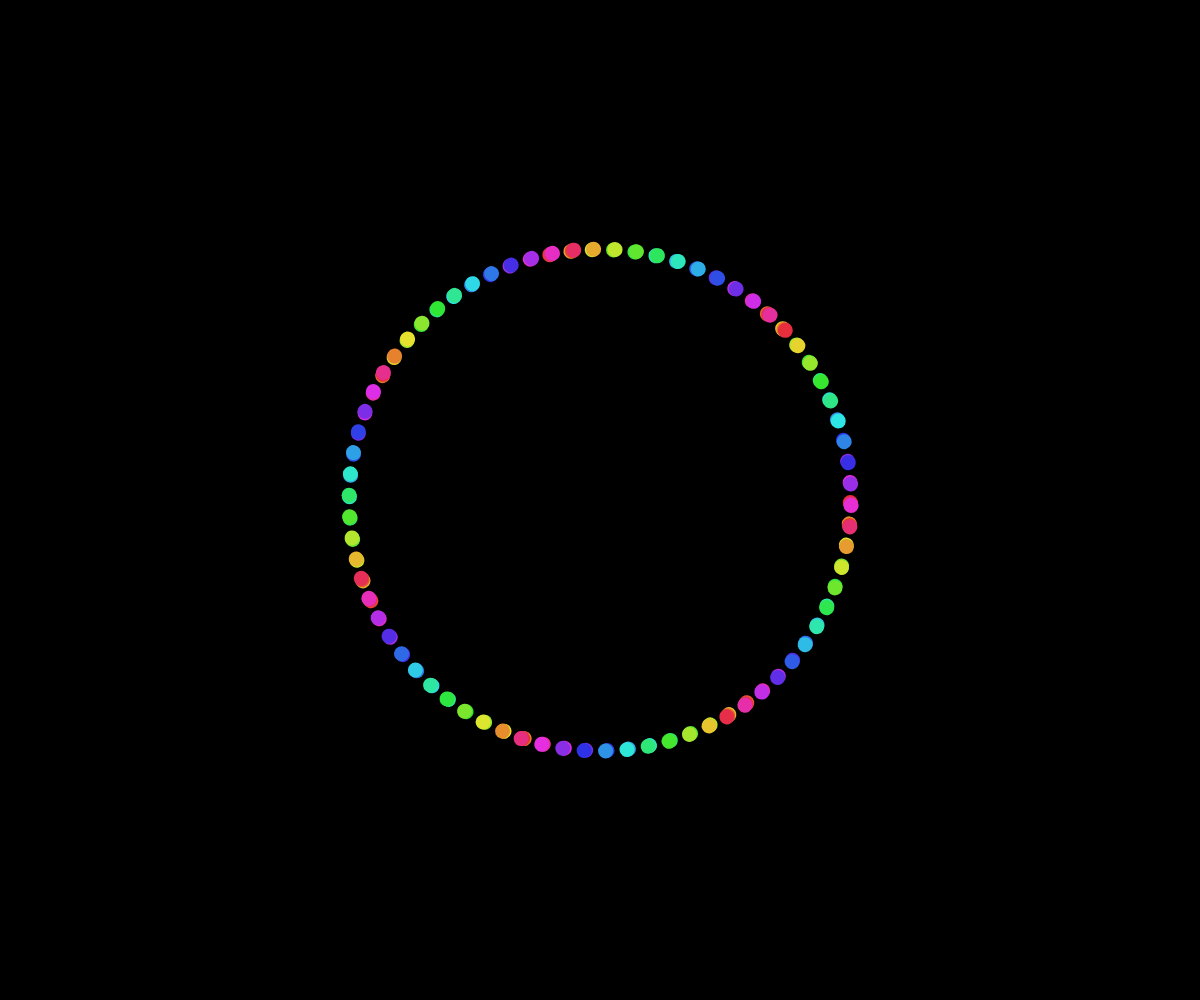
Frame 1 (no input)
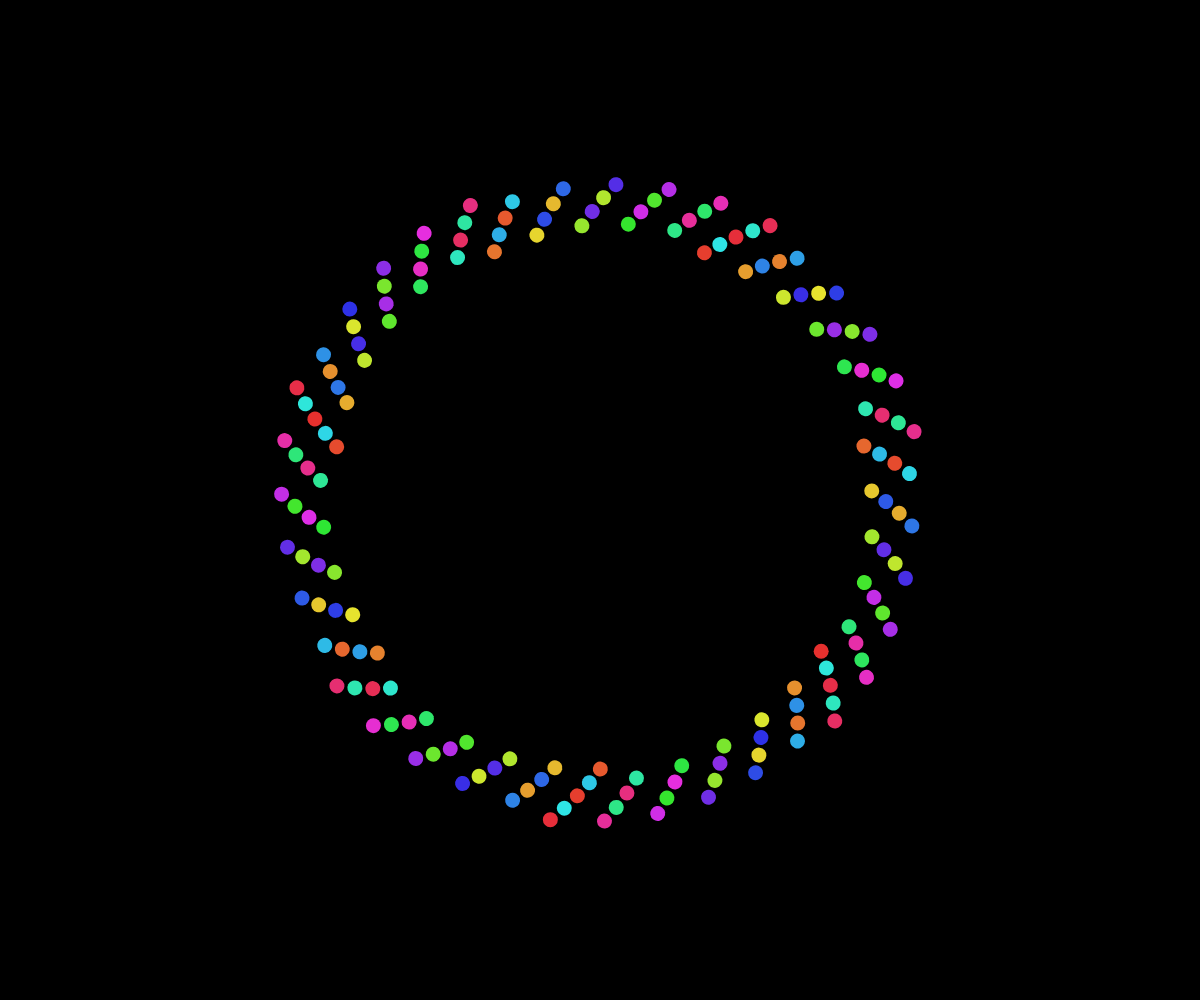
Frame 60 (no input)
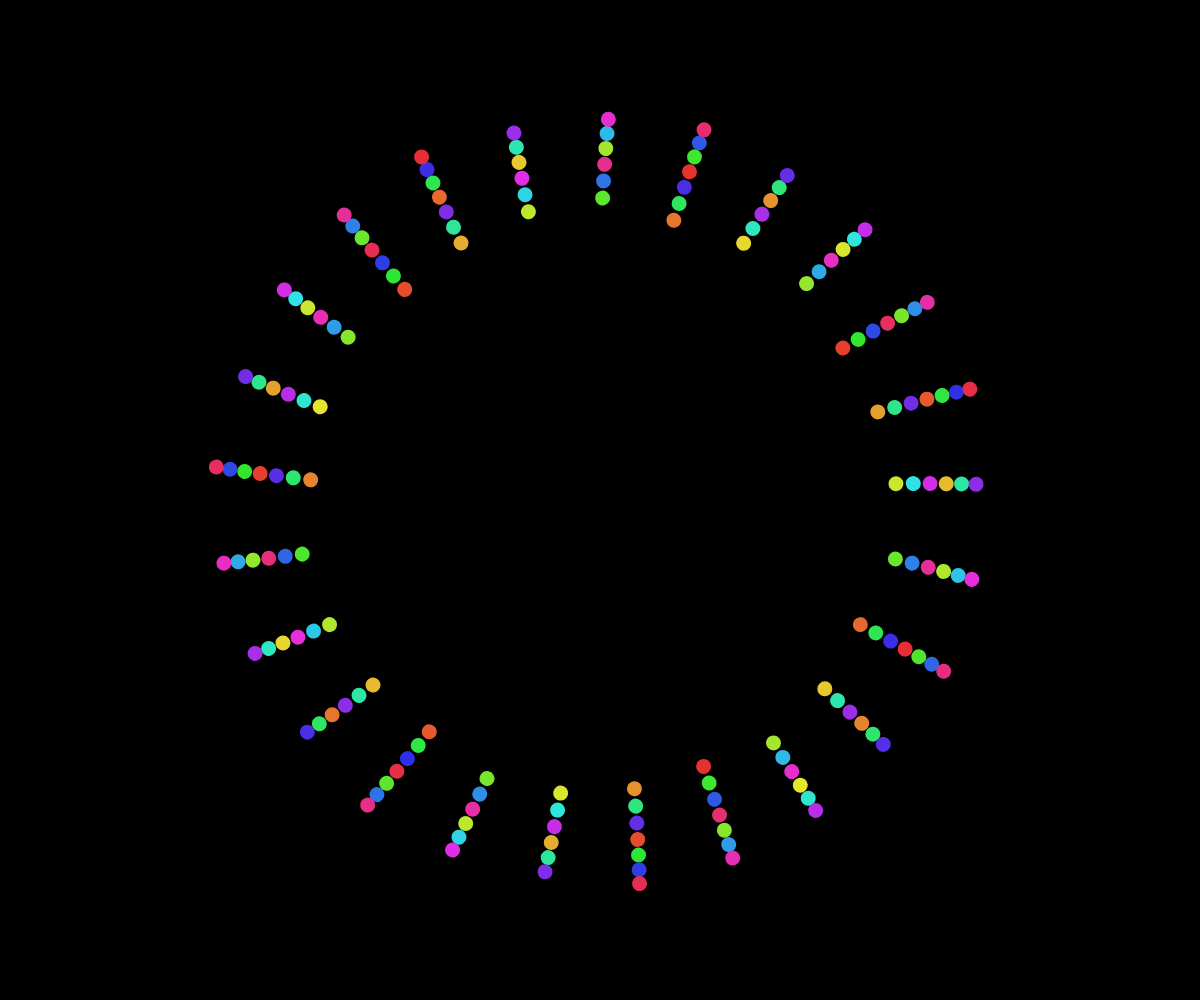
Frame 120 (the mouse pressed at the canvas centre since frame 60)

The p5.js sketch that drew these frames (run headless with seeded random() and noise() and a simulated clock; from frame 60 on, the mouse is pressed at the canvas centre):

// p5.js sketch
// ── sketch.js
// Global variables
let time = 0;

function setup() {
  // Create fullscreen canvas
  createCanvas(windowWidth, windowHeight);

  // Set color mode to HSB for easier color manipulation
  colorMode(HSB, 360, 100, 100);
}

function draw() {
  // Black background
  background(0);

  // Move origin to center of screen
  translate(width / 2, height / 2);

  // Very slow time increment for peaceful animation
  time += 0.005;

  // 80-fold symmetry kaleidoscope (like pages of a book)
  for (let symmetry = 0; symmetry < 160; symmetry++) {
    push();

    // Rotate each "page" by 4.5 degrees (360÷80=4.5)
    rotate(symmetry * 4.5);

    // Each ball has slightly different speed for organic movement
    let speedMultiplier = 1 + symmetry * 0.02;

    // Spiral motion with breathing effect
    let radius = (50 + sin(time * 0.3 * speedMultiplier) * 40) * 5;
    let x = cos(time * 2 * speedMultiplier) * radius;
    let y = sin(time * 2 * speedMultiplier) * radius;

    // Color changes smoothly across the spectrum
    let hue = (time * 2 + symmetry * 4.5) % 360;

    // Draw the ball
    fill(hue, 80, 90);
    noStroke();
    circle(x, y, 15);

    pop();
  }
}

// Handle window resize for responsive design
function windowResized() {
  resizeCanvas(windowWidth, windowHeight);
}

// ── style.css
/* CSS Reset and basic styling */
* {
    margin: 0;
    padding: 0;
    box-sizing: border-box;
}

body {
    background: #000000;
    overflow: hidden;
    display: flex;
    justify-content: center;
    align-items: center;
    min-height: 100vh;
    font-family: Arial, sans-serif;
}

/* Hide scrollbars for clean fullscreen experience */
html, body {
    scrollbar-width: none; /* Firefox */
    -ms-overflow-style: none; /* Internet Explorer 10+ */
}

html::-webkit-scrollbar, 
body::-webkit-scrollbar {
    display: none; /* WebKit */
}
